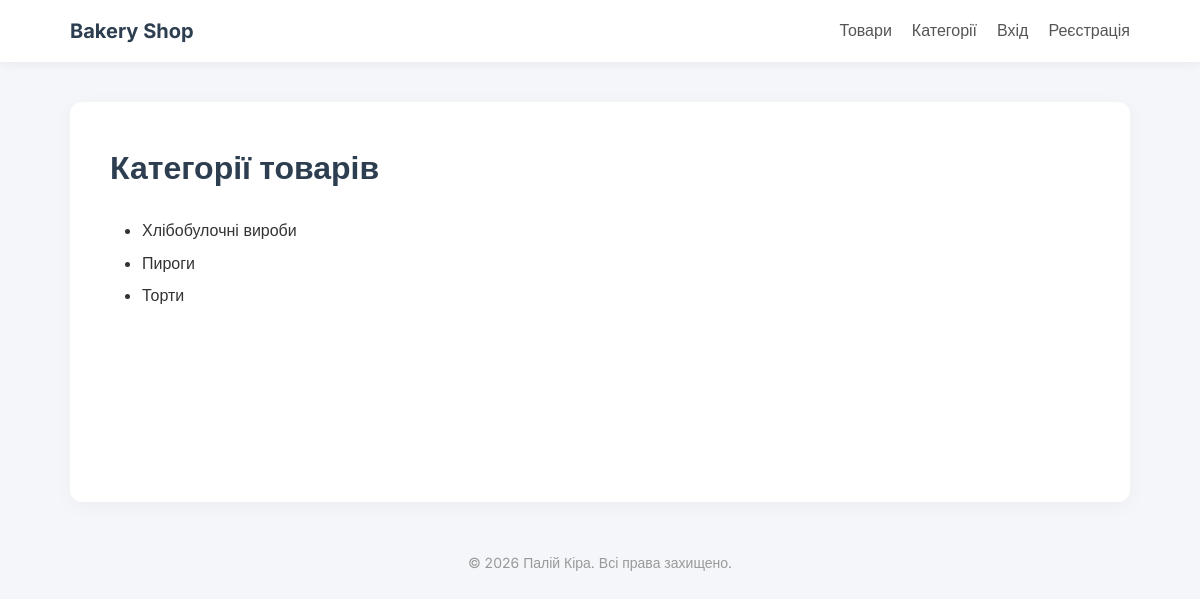
Page /categories/ on the committed database.
### store/models.py (models this page shows, shortened)
class Category(models.Model):
    title = models.CharField(max_length=100, verbose_name="Назва категорії")
    class Meta:
        verbose_name = "Категорія"
        verbose_name_plural = "Категорії"

### store/views.py (the view)
# urls.py: path('categories/', views.category_list, name='categories'),
def category_list(request):
    categories = Category.objects.all()
    return render(request, 'store/categories.html', {'categories': categories})

### store/templates/store/categories.html (shortened to what this page needs)
{% extends 'store/layout.html' %}
{% block content %}
    <h1>Категорії товарів</h1>
    <ul style="margin: 25px;">
        {% for cat in categories %}
            <li style="margin: 7px;">{{ cat.title }}</li>
        {% endfor %}
    </ul>
{% endblock %}

### store/static/store/css/style.css (style rules this page uses)
* { box-sizing: border-box; margin: 0; padding: 0; }
body { font-family: 'Inter', sans-serif; background-color: #f4f6f9; color: #333; line-height: 1.6; }
h1, h2 { color: #2c3e50; margin-bottom: 20px; font-weight: 600; }

### rows in the picture
Category: title "Хлібобулочні вироби"
Category: title "Пироги"
Category: title "Торти"
